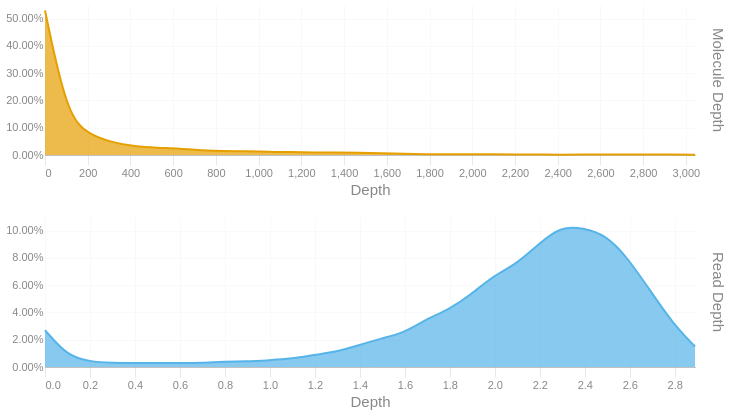

Source (notebook cell):
### Code cell
readdep = depth_hist(tb['Read Depth'], q99, 3)
readdep = readdep.with_columns(pl.lit('Read Depth').alias('Metric'))
if not SKIPLR:
    moldep = depth_hist(tb['Molecule Depth'], mol_q99, 1)
    moldep = moldep.with_columns(pl.lit('Molecule Depth').alias('Metric'))
    _hist = pl.concat([readdep, moldep])
    _hist = _hist.filter(pl.col('Proportion') != 0)
    with SafeRender(_hist):
        (
            alt.Chart(_hist)        
            .mark_area(interpolate = "basis")
            .encode(
                x=alt.X('Bin:Q').scale(domainMin=0).axis(alt.Axis(title='Depth')),
                y = alt.Y('Proportion:Q', title = None).axis(format = '.2%'),
                color = alt.Color('Metric:N').legend(None),
                row = alt.Row("Metric:N").header(title = None, labelOrient = 'right'),
                tooltip = [
                    alt.Tooltip("Metric:N", title = "Metric"),
                    alt.Tooltip('Interval:N', title = "Depth Interval"),
                    alt.Tooltip('Proportion:Q', title = "% Alignments").format('.2%')
                ]
            )
            .resolve_scale(x='independent', y='independent')
            .properties(
                height = 150, width = 650,
                usermeta={'embedOptions': {'downloadFileName': f'{samplename}.depth.hist'}}
            )
        ).display()
else:
    readdep = readdep.filter(pl.col('Proportion') != 0)
    with SafeRender(readdep):
        (
            alt.Chart(readdep)        
            .mark_area(interpolate = "basis")
            .encode(
                x=alt.X('Bin:Q').scale(domainMin=0).axis(alt.Axis(title='Depth')),
                y = alt.Y('Proportion:Q', title = None).axis(format = '.2%'),
                tooltip = [
                    alt.Tooltip('Interval:N', title = "Depth Interval"),
                    alt.Tooltip('Proportion:Q', title = "% Alignments").format('.2%')
                ]
            )
            .properties(
                usermeta={'embedOptions': {'downloadFileName': f'{samplename}.depth.hist'}}
            )
        ).display()

### Figure 1 — Vega-Lite specification as saved in the notebook (floating-point values rounded to 4 significant figures)
{"width": 650, "height": 150, "config": {"title": {"anchor": "start", "dy": -15, "fontSize": 18, "color": "#888888", "subtitleColor": "#888888", "subtitleFontSize": 14}, "arc": {"fill": "#0072B2"}, "axis": {"domainColor": "#888888", "domainWidth": 0.5, "gridWidth": 0.2, "grid": false, "titleFontWeight": 400, "titleFontSize": 15, "labelFontSize": 11, "labelColor": "#888888", "tickColor": "#888888", "tickWidth": 0.2, "titleColor": "#888888"}, "axisBand": {"grid": false}, "axisX": {"grid": true, "tickSize": 10, "domainCap": "round"}, "axisY": {"domain": false, "grid": true, "tickSize": 0, "domainCap": "round"}, "background": "transparent", "header": {"labelFontSize": 15, "labelColor": "#888888", "titleFontSize": 15, "titleFontWeight": 600, "titleColor": "#888888"}, "legend": {"labelFont": "sans-serif", "labelFontSize": 12, "labelColor": "#888888", "symbolSize": 100, "symbolType": "circle", "titleFontSize": 12, "titlePadding": 10, "titleColor": "#888888", "title": null}, "range": {"category": ["#E69F00", "#56B4E9", "#009E73", "#F0E442", "#0072B2", "#D55E00", "#CC79A7", "#000000"], "diverging": ["#cfe8f3", "#a2d4ec", "#73bfe2", "#46abdb", "#1696d2", "#12719e"]}, "area": {"fill": "#0072B2", "fillOpacity": 0.7, "line": true, "strokeOpacity": 0.7}, "line": {"color": "#0072B2", "stroke": "#0072B2", "strokeWidth": 2}, "trail": {"color": "#0072B2", "stroke": "#0072B2", "strokeWidth": 0, "size": 1}, "point": {"filled": true, "fillOpacity": 1.0, "size": 95}, "text": {"color": "#888888", "fontSize": 11, "align": "right", "fontWeight": 400, "size": 11}, "bar": {"fill": "#0072B2", "stroke": null}, "view": {"stroke": null, "continuousWidth": 660, "continuousHeight": 400}}, "data": {"name": "data-6225fc59a21feaa1a3854660b49894a7"}, "mark": {"type": "area", "interpolate": "basis"}, "encoding": {"color": {"field": "Metric", "legend": null, "type": "nominal"}, "row": {"field": "Metric", "header": {"title": null, "labelOrient": "right"}, "type": "nominal"}, "tooltip": [{"field": "Metric", "title": "Metric", "type": "nominal"}, {"field": "Interval", "title": "Depth Interval", "type": "nominal"}, {"field": "Proportion", "format": ".2%", "title": "% Alignments", "type": "quantitative"}], "x": {"axis": {"title": "Depth"}, "field": "Bin", "scale": {"domainMin": 0}, "type": "quantitative"}, "y": {"axis": {"format": ".2%"}, "field": "Proportion", "title": null, "type": "quantitative"}}, "resolve": {"scale": {"x": "independent", "y": "independent"}}, "usermeta": {"embedOptions": {"downloadFileName": "S5_StJohns_3464.depth.hist"}}, "$schema": "https://vega.github.io/schema/vega-lite/v6.1.0.json", "datasets": {"data-6225fc59a21feaa1a3854660b49894a7": [{"Bin": 0.0, "Interval": "0.0-0.1", "Proportion": 0.027, "Metric": "Read Depth"}, {"Bin": 0.1, "Interval": "0.1-0.199", "Proportion": 0.008, "Metric": "Read Depth"}, {"Bin": 0.199, "Interval": "0.199-0.299", "Proportion": 0.004, "Metric": "Read Depth"}, {"Bin": 0.299, "Interval": "0.299-0.399", "Proportion": 0.003, "Metric": "Read Depth"}, {"Bin": 0.399, "Interval": "0.399-0.498", "Proportion": 0.003, "Metric": "Read Depth"}, {"Bin": 0.498, "Interval": "0.498-0.598", "Proportion": 0.003, "Metric": "Read Depth"}, {"Bin": 0.598, "Interval": "0.598-0.698", "Proportion": 0.003, "Metric": "Read Depth"}, {"Bin": 0.698, "Interval": "0.698-0.797", "Proportion": 0.003, "Metric": "Read Depth"}, {"Bin": 0.797, "Interval": "0.797-0.897", "Proportion": 0.004, "Metric": "Read Depth"}, {"Bin": 0.897, "Interval": "0.897-0.997", "Proportion": 0.004, "Metric": "Read Depth"}, {"Bin": 0.997, "Interval": "0.997-1.096", "Proportion": 0.005, "Metric": "Read Depth"}, {"Bin": 1.096, "Interval": "1.096-1.196", "Proportion": 0.006, "Metric": "Read Depth"}, {"Bin": 1.196, "Interval": "1.196-1.296", "Proportion": 0.009, "Metric": "Read Depth"}, {"Bin": 1.296, "Interval": "1.296-1.395", "Proportion": 0.011, "Metric": "Read Depth"}, {"Bin": 1.395, "Interval": "1.395-1.495", "Proportion": 0.016, "Metric": "Read Depth"}, {"Bin": 1.495, "Interval": "1.495-1.595", "Proportion": 0.021, "Metric": "Read Depth"}, {"Bin": 1.595, "Interval": "1.595-1.694", "Proportion": 0.025, "Metric": "Read Depth"}, {"Bin": 1.694, "Interval": "1.694-1.794", "Proportion": 0.035, "Metric": "Read Depth"}, {"Bin": 1.794, "Interval": "1.794-1.894", "Proportion": 0.042, "Metric": "Read Depth"}, {"Bin": 1.894, "Interval": "1.894-1.993", "Proportion": 0.053, "Metric": "Read Depth"}, {"Bin": 1.993, "Interval": "1.993-2.093", "Proportion": 0.067, "Metric": "Read Depth"}, {"Bin": 2.093, "Interval": "2.093-2.193", "Proportion": 0.075, "Metric": "Read Depth"}, {"Bin": 2.193, "Interval": "2.193-2.292", "Proportion": 0.09, "Metric": "Read Depth"}, {"Bin": 2.292, "Interval": "2.292-2.392", "Proportion": 0.103, "Metric": "Read Depth"}, {"Bin": 2.392, "Interval": "2.392-2.492", "Proportion": 0.102, "Metric": "Read Depth"}, {"Bin": 2.492, "Interval": "2.492-2.591", "Proportion": 0.097, "Metric": "Read Depth"}, {"Bin": 2.591, "Interval": "2.591-2.691", "Proportion": 0.08, "Metric": "Read Depth"}, {"Bin": 2.691, "Interval": "2.691-2.791", "Proportion": 0.056, "Metric": "Read Depth"}, {"Bin": 2.791, "Interval": "2.791-2.89", "Proportion": 0.032, "Metric": "Read Depth"}, {"Bin": 2.89, "Interval": "2.89-2.99", "Proportion": 0.015, "Metric": "Read Depth"}, {"Bin": 0.0, "Interval": "0.0-104.9", "Proportion": 0.53, "Metric": "Molecule Depth"}, {"Bin": 104.9, "Interval": "104.9-209.8", "Proportion": 0.139, "Metric": "Molecule Depth"}, {"Bin": 209.8, "Interval": "209.8-314.8", "Proportion": 0.074, "Metric": "Molecule Depth"}, {"Bin": 314.8, "Interval": "314.8-419.7", "Proportion": 0.046, "Metric": "Molecule Depth"}, {"Bin": 419.7, "Interval": "419.7-524.6", "Proportion": 0.031, "Metric": "Molecule Depth"}, {"Bin": 524.6, "Interval": "524.6-629.5", "Proportion": 0.026, "Metric": "Molecule Depth"}, {"Bin": 629.5, "Interval": "629.5-734.5", "Proportion": 0.024, "Metric": "Molecule Depth"}, {"Bin": 734.5, "Interval": "734.5-839.4", "Proportion": 0.017, "Metric": "Molecule Depth"}, {"Bin": 839.4, "Interval": "839.4-944.3", "Proportion": 0.014, "Metric": "Molecule Depth"}, {"Bin": 944.3, "Interval": "944.3-1049.2", "Proportion": 0.014, "Metric": "Molecule Depth"}, {"Bin": 1049.0, "Interval": "1049.2-1154.1", "Proportion": 0.011, "Metric": "Molecule Depth"}, {"Bin": 1154.0, "Interval": "1154.1-1259.1", "Proportion": 0.011, "Metric": "Molecule Depth"}, {"Bin": 1259.0, "Interval": "1259.1-1364.0", "Proportion": 0.009, "Metric": "Molecule Depth"}, {"Bin": 1364.0, "Interval": "1364.0-1468.9", "Proportion": 0.009, "Metric": "Molecule Depth"}, {"Bin": 1469.0, "Interval": "1468.9-1573.8", "Proportion": 0.008, "Metric": "Molecule Depth"}, {"Bin": 1574.0, "Interval": "1573.8-1678.8", "Proportion": 0.006, "Metric": "Molecule Depth"}, {"Bin": 1679.0, "Interval": "1678.8-1783.7", "Proportion": 0.005, "Metric": "Molecule Depth"}, {"Bin": 1784.0, "Interval": "1783.7-1888.6", "Proportion": 0.003, "Metric": "Molecule Depth"}, {"Bin": 1889.0, "Interval": "1888.6-1993.5", "Proportion": 0.002, "Metric": "Molecule Depth"}, {"Bin": 1994.0, "Interval": "1993.5-2098.5", "Proportion": 0.003, "Metric": "Molecule Depth"}, {"Bin": 2098.0, "Interval": "2098.5-2203.4", "Proportion": 0.003, "Metric": "Molecule Depth"}, {"Bin": 2203.0, "Interval": "2203.4-2308.3", "Proportion": 0.002, "Metric": "Molecule Depth"}, {"Bin": 2308.0, "Interval": "2308.3-2413.2", "Proportion": 0.002, "Metric": "Molecule Depth"}, {"Bin": 2413.0, "Interval": "2413.2-2518.1", "Proportion": 0.001, "Metric": "Molecule Depth"}, {"Bin": 2518.0, "Interval": "2518.1-2623.1", "Proportion": 0.002, "Metric": "Molecule Depth"}, {"Bin": 2623.0, "Interval": "2623.1-2728.0", "Proportion": 0.002, "Metric": "Molecule Depth"}, {"Bin": 2728.0, "Interval": "2728.0-2832.9", "Proportion": 0.002, "Metric": "Molecule Depth"}, {"Bin": 2833.0, "Interval": "2832.9-2937.8", "Proportion": 0.002, "Metric": "Molecule Depth"}, {"Bin": 2938.0, "Interval": "2937.8-3042.8", "Proportion": 0.002, "Metric": "Molecule Depth"}, {"Bin": 3043.0, "Interval": "3042.8-3147.68", "Proportion": 0.001, "Metric": "Molecule Depth"}]}}
